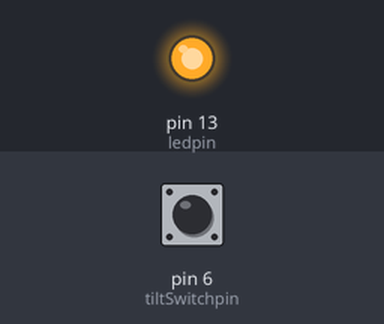
A sketch run on a simulated Arduino Uno, built with avr-gcc and run on an emulated ATmega328P. Parts: output pins drawn as LEDs (lit = HIGH). Inputs (shaded band) come from the test bench; at power-on: pin 6 (tiltSwitchpin) HIGH. What the sketch prints to the serial monitor is not drawn.

Above: at 1.2 s.
1.3 s: pin 6 (tiltSwitchpin) pulled LOW for 0.15 s
At 1.38 s:
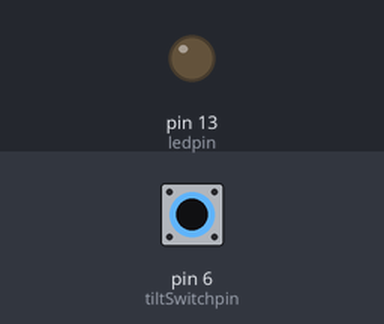
2.9 s: pin 6 (tiltSwitchpin) pulled LOW for 3.2 s
At 7.3 s:
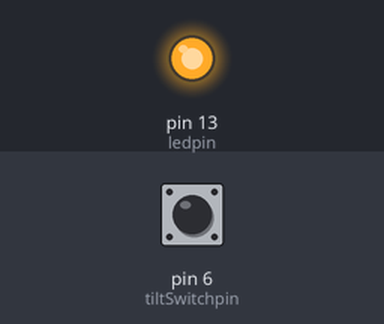
Timing chart, 0 to 8.8 s (numbered marks = the images above; inputs shaded):
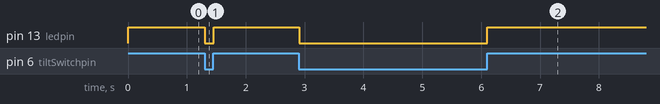

Measured:
- after the input at 1.3 s, pin 13 (ledpin): HIGH → LOW at once, → HIGH 0.15 s later
- after the input at 2.9 s, pin 13 (ledpin): HIGH → LOW at once, → HIGH 3.2 s later

The sketch:

13_tilt_switch.ino
```cpp
/***********************************************************
File name: 12_tiltSwitch.ino
Description: Tilt switches to control the LED light on or off
***********************************************************/

int ledpin = 13;       //definition digital 11 pins as pin to control the LED
int tiltSwitchpin = 6; //Set the digital 7 to tilt switch interface
int val;             //Define variable val

void setup()
{
  pinMode(ledpin,OUTPUT);      //Define small lights interface for the output interface
  pinMode(tiltSwitchpin,INPUT_PULLUP);//define the tilt switch interface for input interface
  Serial.begin(9600);
}

void loop()
{
  val=digitalRead(tiltSwitchpin);//Read the number seven level value is assigned to val
  Serial.println(val);
  if(val==LOW)                   //Detect tilt switch is disconnected, the tilt switch when small lights go out
  { digitalWrite(ledpin,LOW);}   //Output low, LED OFF
  else                           //Detection of tilt switch is conduction, tilt the little lights up when the switch conduction
  { digitalWrite(ledpin,HIGH);}  //Output high, LED ON
}
```
